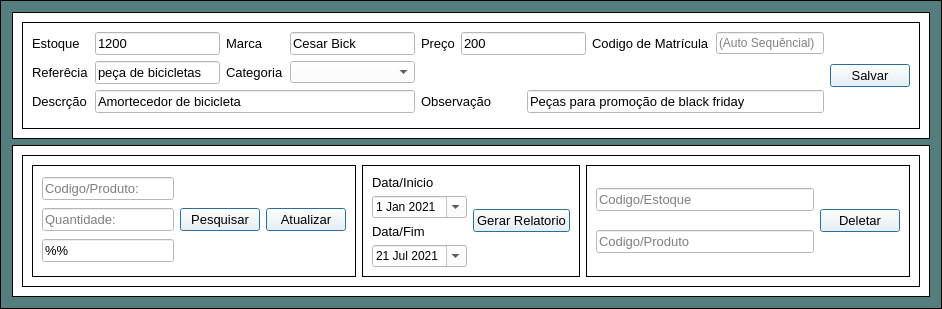
            <widget class="QFrame" name="frame_19">
             <property name="enabled">
              <bool>true</bool>
             </property>
             <property name="styleSheet">
              <string notr="true">background-color: rgb(83, 127, 90);
background-color: rgb(84, 126, 126);</string>
             </property>
             <property name="frameShape">
              <enum>QFrame::Box</enum>
             </property>
             <property name="frameShadow">
              <enum>QFrame::Plain</enum>
             </property>
             <layout class="QGridLayout" name="gridLayout_43">
              <item row="0" column="0">
               <widget class="QFrame" name="frame_10">
                <property name="styleSheet">
                 <string notr="true">background-color: rgb(255, 255, 255);</string>
                </property>
                <property name="frameShape">
                 <enum>QFrame::Box</enum>
                </property>
                <property name="frameShadow">
                 <enum>QFrame::Plain</enum>
                </property>
                <layout class="QGridLayout" name="gridLayout_4">
                 <item row="0" column="0">
                  <widget class="QFrame" name="frame_30">
                   <property name="frameShape">
                    <enum>QFrame::Box</enum>
                   </property>
                   <property name="frameShadow">
                    <enum>QFrame::Plain</enum>
                   </property>
                   <layout class="QGridLayout" name="gridLayout_5">
                    <item row="0" column="7" colspan="2">
                     <widget class="QLabel" name="label_9">
                      <property name="font">
                       <font>
                        <family>Arial</family>
                        <pointsize>10</pointsize>
                       </font>
                      </property>
                      <property name="text">
                       <string>Codigo de Matrícula</string>
                      </property>
                     </widget>
                    </item>
                    <item row="0" column="0">
                     <widget class="QLabel" name="label_79">
                      <property name="font">
                       <font>
                        <family>Arial</family>
                        <pointsize>10</pointsize>
                       </font>
                      </property>
                      <property name="text">
                       <string>Estoque</string>
                      </property>
                     </widget>
                    </item>
                    <item row="0" column="4">
                     <widget class="QLabel" name="label_58">
                      <property name="font">
                       <font>
                        <family>Arial</family>
                        <pointsize>10</pointsize>
                       </font>
                      </property>
                      <property name="text">
                       <string>Preço</string>
                      </property>
                     </widget>
                    </item>
                    <item row="0" column="10" rowspan="4">
                     <widget class="QPushButton" name="realizarVendas_2">
                      <property name="font">
                       <font>
                        <pointsize>10</pointsize>
                        <weight>50</weight>
                        <bold>false</bold>
                       </font>
                      </property>
                      <property name="cursor">
                       <cursorShape>PointingHandCursor</cursorShape>
                      </property>
                      <property name="focusPolicy">
                       <enum>Qt::NoFocus</enum>
                      </property>
                      <property name="toolTip">
                       <string>Cadastrar novo produto</string>
                      </property>
                      <property name="styleSheet">
                       <string notr="true"/>
                      </property>
                      <property name="text">
                       <string>Salvar</string>
                      </property>
                      <property name="icon">
                       <iconset>
                        <normaloff>SistemaDeVendas/Imagens/cadastro.png</normaloff>SistemaDeVendas/Imagens/cadastro.png</iconset>
                      </property>
                      <property name="iconSize">
                       <size>
                        <width>24</width>
                        <height>77</height>
                       </size>
                      </property>
                      <property name="checkable">
                       <bool>false</bool>
                      </property>
                      <property name="autoDefault">
                       <bool>true</bool>
                      </property>
                      <property name="default">
                       <bool>true</bool>
                      </property>
                      <property name="flat">
                       <bool>false</bool>
                      </property>
                     </widget>
                    </item>
                    <item row="0" column="9">
                     <widget class="QLineEdit" name="codMatricula_2">
                      <property name="enabled">
                       <bool>false</bool>
                      </property>
                      <property name="toolTip">
                       <string>Auto Sequêncial</string>
                      </property>
                      <property name="styleSheet">
                       <string notr="true">background-color: rgb(255, 255, 255);</string>
                      </property>
                      <property name="placeholderText">
                       <string>(Auto Sequêncial)</string>
                      </property>
                     </widget>
                    </item>
                    <item row="2" column="0">
                     <widget class="QLabel" name="label_20">
                      <property name="font">
                       <font>
                        <family>Arial</family>
                        <pointsize>10</pointsize>
                       </font>
                      </property>
                      <property name="text">
                       <string>Descrção</string>
                      </property>
                     </widget>
                    </item>
                    <item row="2" column="1" colspan="3">
                     <widget class="QLineEdit" name="descricao">
                      <property name="maximumSize">
                       <size>
                        <width>16777215</width>
                        <height>16777215</height>
                       </size>
                      </property>
                      <property name="font">
                       <font>
                        <family>Arial</family>
                        <pointsize>10</pointsize>
                       </font>
                      </property>
                      <property name="styleSheet">
                       <string notr="true">background-color: rgb(255, 255, 255);</string>
                      </property>
                      <property name="text">
                       <string>Amortecedor de bicicleta</string>
                      </property>
                     </widget>
                    </item>
                    <item row="0" column="3">
                     <widget class="QLineEdit" name="marca">
                      <property name="font">
                       <font>
                        <pointsize>10</pointsize>
                       </font>
                      </property>
                      <property name="styleSheet">
                       <string notr="true">background-color: rgb(255, 255, 255);</string>
                      </property>
                      <property name="text">
                       <string>Cesar Bick</string>
                      </property>
                     </widget>
                    </item>
                    <item row="1" column="1">
                     <widget class="QLineEdit" name="referencia">
                      <property name="font">
                       <font>
                        <pointsize>10</pointsize>
                       </font>
                      </property>
                      <property name="styleSheet">
                       <string notr="true">background-color: rgb(255, 255, 255);</string>
                      </property>
                      <property name="text">
                       <string>peça de bicicletas</string>
                      </property>
                     </widget>
                    </item>
                    <item row="2" column="6" colspan="4">
                     <widget class="QLineEdit" name="observacao">
                      <property name="minimumSize">
                       <size>
                        <width>0</width>
                        <height>0</height>
                       </size>
                      </property>
                      <property name="maximumSize">
                       <size>
                        <width>482</width>
                        <height>29</height>
                       </size>
                      </property>
                      <property name="font">
                       <font>
                        <pointsize>10</pointsize>
                       </font>
                      </property>
                      <property name="styleSheet">
                       <string notr="true">background-color: rgb(255, 255, 255);</string>
                      </property>
                      <property name="text">
                       <string>Peças para promoção de black friday</string>
                      </property>
                     </widget>
                    </item>
                    <item row="0" column="5" colspan="2">
                     <widget class="QLineEdit" name="preco">
                      <property name="font">
                       <font>
                        <pointsize>10</pointsize>
                       </font>
                      </property>
                      <property name="styleSheet">
                       <string notr="true">background-color: rgb(255, 255, 255);</string>
                      </property>
                      <property name="text">
                       <string>200</string>
                      </property>
                     </widget>
                    </item>
                    <item row="2" column="4" colspan="2">
                     <widget class="QLabel" name="label_54">
                      <property name="maximumSize">
                       <size>
                        <width>74</width>
                        <height>24</height>
                       </size>
                      </property>
                      <property name="font">
                       <font>
                        <family>Arial</family>
                        <pointsize>10</pointsize>
                        <weight>50</weight>
                        <bold>false</bold>
                       </font>
                      </property>
                      <property name="text">
                       <string>Observação</string>
                      </property>
                     </widget>
                    </item>
                    <item row="1" column="3">
                     <widget class="QComboBox" name="categotiaproduto">
                      <property name="maximumSize">
                       <size>
                        <width>181</width>
                        <height>16777215</height>
                       </size>
                      </property>
                      <property name="cursor">
                       <cursorShape>PointingHandCursor</cursorShape>
                      </property>
                      <property name="styleSheet">
                       <string notr="true">background-color: rgb(255, 255, 255);
color: rgb(0, 0, 0);</string>
                      </property>
                     </widget>
                    </item>
                    <item row="1" column="2">
                     <widget class="QLabel" name="label_60">
                      <property name="maximumSize">
                       <size>
                        <width>64</width>
                        <height>16777215</height>
                       </size>
                      </property>
                      <property name="font">
                       <font>
                        <family>Arial</family>
                        <pointsize>10</pointsize>
                       </font>
                      </property>
                      <property name="text">
                       <string>Categoria</string>
                      </property>
                     </widget>
                    </item>
                    <item row="1" column="0">
                     <widget class="QLabel" name="label_49">
                      <property name="font">
                       <font>
                        <family>Arial</family>
                        <pointsize>10</pointsize>
                       </font>
                      </property>
                      <property name="text">
                       <string>Referêcia</string>
                      </property>
                     </widget>
                    </item>
                    <item row="0" column="1">
                     <widget class="QLineEdit" name="estoque">
                      <property name="font">
                       <font>
                        <pointsize>10</pointsize>
                       </font>
                      </property>
                      <property name="styleSheet">
                       <string notr="true">background-color: rgb(255, 255, 255);</string>
                      </property>
                      <property name="text">
                       <string>1200</string>
                      </property>
                     </widget>
                    </item>
                    <item row="0" column="2">
                     <widget class="QLabel" name="label_57">
                      <property name="font">
                       <font>
                        <family>Arial</family>
                        <pointsize>10</pointsize>
                       </font>
                      </property>
                      <property name="text">
                       <string>Marca</string>
                      </property>
                     </widget>
                    </item>
                   </layout>
                  </widget>
                 </item>
                </layout>
               </widget>
              </item>
              <item row="1" column="0">
               <widget class="QFrame" name="frame_9">
                <property name="styleSheet">
                 <string notr="true">background-color: rgb(255, 255, 255);</string>
                </property>
                <property name="frameShape">
                 <enum>QFrame::Box</enum>
                </property>
                <property name="frameShadow">
                 <enum>QFrame::Plain</enum>
                </property>
                <layout class="QGridLayout" name="gridLayout_38">
                 <item row="0" column="0">
                  <widget class="QFrame" name="frame_31">
                   <property name="frameShape">
                    <enum>QFrame::Box</enum>
                   </property>
                   <property name="frameShadow">
                    <enum>QFrame::Plain</enum>
                   </property>
                   <layout class="QGridLayout" name="gridLayout_37">
                    <item row="0" column="0">
                     <widget class="QFrame" name="frame_34">
                      <property name="frameShape">
                       <enum>QFrame::Box</enum>
                      </property>
                      <property name="frameShadow">
                       <enum>QFrame::Plain</enum>
                      </property>
                      <layout class="QGridLayout" name="gridLayout_34">
                       <item row="0" column="1" rowspan="3">
                        <widget class="QPushButton" name="pushButton_7">
                         <property name="font">
                          <font>
                           <pointsize>10</pointsize>
                           <weight>50</weight>
                           <bold>false</bold>
                          </font>
                         </property>
                         <property name="cursor">
                          <cursorShape>PointingHandCursor</cursorShape>
                         </property>
                         <property name="focusPolicy">
                          <enum>Qt::NoFocus</enum>
                         </property>
                         <property name="toolTip">
                          <string>Pesquisar produto</string>
                         </property>
                         <property name="styleSheet">
                          <string notr="true"/>
                         </property>
                         <property name="text">
                          <string>Pesquisar</string>
                         </property>
                         <property name="icon">
                          <iconset>
                           <normaloff>SistemaDeVendas/Imagens/lupa.ico</normaloff>SistemaDeVendas/Imagens/lupa.ico</iconset>
                         </property>
                         <property name="iconSize">
                          <size>
                           <width>34</width>
                           <height>39</height>
                          </size>
                         </property>
                         <property name="autoDefault">
                          <bool>true</bool>
                         </property>
                         <property name="default">
                          <bool>true</bool>
                         </property>
                         <property name="flat">
                          <bool>false</bool>
                         </property>
                        </widget>
                       </item>
                       <item row="1" column="0">
                        <widget class="QLineEdit" name="qtproduto">
                         <property name="font">
                          <font>
                           <pointsize>10</pointsize>
                          </font>
                         </property>
                         <property name="styleSheet">
                          <string notr="true">background-color: rgb(255, 255, 255);
color: rgb(0, 0, 0);</string>
                         </property>
                         <property name="placeholderText">
                          <string>Quantidade:</string>
                         </property>
                        </widget>
                       </item>
                       <item row="0" column="0">
                        <widget class="QLineEdit" name="codproduto">
                         <property name="font">
                          <font>
                           <pointsize>10</pointsize>
                          </font>
                         </property>
                         <property name="styleSheet">
                          <string notr="true">background-color: rgb(255, 255, 255);
color: rgb(0, 0, 0);</string>
                         </property>
                         <property name="placeholderText">
                          <string>Codigo/Produto:</string>
                         </property>
                        </widget>
                       </item>
                       <item row="2" column="0">
                        <widget class="QLineEdit" name="lineEdit_12">
                         <property name="font">
                          <font>
                           <pointsize>10</pointsize>
                          </font>
                         </property>
                         <property name="toolTip">
                          <string>% para iniciais e %% para qualquer posição</string>
                         </property>
                         <property name="styleSheet">
                          <string notr="true">color: rgb(0, 0, 0);</string>
                         </property>
                         <property name="text">
                          <string>%%</string>
                         </property>
                         <property name="placeholderText">
                          <string>Pesquisar </string>
                         </property>
                        </widget>
                       </item>
                       <item row="0" column="2" rowspan="3">
                        <widget class="QPushButton" name="pushButton_11">
                         <property name="font">
                          <font>
                           <pointsize>10</pointsize>
                           <weight>50</weight>
                           <bold>false</bold>
                          </font>
                         </property>
                         <property name="cursor">
                          <cursorShape>PointingHandCursor</cursorShape>
                         </property>
                         <property name="focusPolicy">
                          <enum>Qt::NoFocus</enum>
                         </property>
                         <property name="toolTip">
                          <string>Atualizar estoque dos produtos</string>
                         </property>
                         <property name="styleSheet">
                          <string notr="true"/>
                         </property>
                         <property name="text">
                          <string>Atualizar</string>
                         </property>
                         <property name="icon">
                          <iconset>
                           <normaloff>SistemaDeVendas/Imagens/Atualizar.png</normaloff>SistemaDeVendas/Imagens/Atualizar.png</iconset>
                         </property>
                         <property name="iconSize">
                          <size>
                           <width>32</width>
                           <height>42</height>
                          </size>
                         </property>
                         <property name="autoDefault">
                          <bool>true</bool>
                         </property>
                         <property name="default">
                          <bool>true</bool>
                         </property>
                         <property name="flat">
                          <bool>false</bool>
                         </property>
                        </widget>
                       </item>
                      </layout>
                     </widget>
                    </item>
                    <item row="0" column="2">
                     <widget class="QFrame" name="frame_32">
                      <property name="frameShape">
                       <enum>QFrame::Box</enum>
                      </property>
                      <property name="frameShadow">
                       <enum>QFrame::Plain</enum>
                      </property>
                      <layout class="QGridLayout" name="gridLayout_36">
                       <item row="0" column="0">
                        <widget class="QLineEdit" name="codEstoque">
                         <property name="enabled">
                          <bool>true</bool>
                         </property>
                         <property name="font">
                          <font>
                           <pointsize>10</pointsize>
                          </font>
                         </property>
                         <property name="styleSheet">
                          <string notr="true">background-color: rgb(255, 255, 255);
color: rgb(0, 0, 0);</string>
                         </property>
                         <property name="placeholderText">
                          <string>Codigo/Estoque</string>
                         </property>
                        </widget>
                       </item>
                       <item row="0" column="1" rowspan="2">
                        <widget class="QPushButton" name="deletarProduto">
                         <property name="font">
                          <font>
                           <pointsize>10</pointsize>
                           <weight>50</weight>
                           <bold>false</bold>
                          </font>
                         </property>
                         <property name="cursor">
                          <cursorShape>PointingHandCursor</cursorShape>
                         </property>
                         <property name="focusPolicy">
                          <enum>Qt::NoFocus</enum>
                         </property>
                         <property name="toolTip">
                          <string>Deletar produto e estoque</string>
                         </property>
                         <property name="styleSheet">
                          <string notr="true"/>
                         </property>
                         <property name="text">
                          <string>Deletar</string>
                         </property>
                         <property name="icon">
                          <iconset>
                           <normaloff>SistemaDeVendas/Imagens/excluir-arquivo.png</normaloff>SistemaDeVendas/Imagens/excluir-arquivo.png</iconset>
                         </property>
                         <property name="iconSize">
                          <size>
                           <width>37</width>
                           <height>60</height>
                          </size>
                         </property>
                         <property name="autoRepeatDelay">
                          <number>300</number>
                         </property>
                         <property name="autoDefault">
                          <bool>true</bool>
                         </property>
                         <property name="default">
                          <bool>true</bool>
                         </property>
                         <property name="flat">
                          <bool>false</bool>
                         </property>
                        </widget>
                       </item>
                       <item row="1" column="0">
                        <widget class="QLineEdit" name="codProduto_2">
                         <property name="enabled">
                          <bool>true</bool>
                         </property>
                         <property name="font">
                          <font>
                           <pointsize>10</pointsize>
                          </font>
                         </property>
                         <property name="styleSheet">
                          <string notr="true">background-color: rgb(255, 255, 255);
color: rgb(0, 0, 0);</string>
                         </property>
                         <property name="placeholderText">
                          <string>Codigo/Produto</string>
                         </property>
                        </widget>
                       </item>
                      </layout>
                     </widget>
                    </item>
                    <item row="0" column="1">
                     <widget class="QFrame" name="frame_33">
                      <property name="frameShape">
                       <enum>QFrame::Box</enum>
                      </property>
                      <property name="frameShadow">
                       <enum>QFrame::Plain</enum>
                      </property>
                      <layout class="QGridLayout" name="gridLayout_35">
                       <item row="0" column="1" rowspan="4">
                        <widget class="QPushButton" name="geraexcel_2">
                         <property name="font">
                          <font>
                           <pointsize>10</pointsize>
                           <weight>50</weight>
                           <bold>false</bold>
                          </font>
                         </property>
                         <property name="cursor">
                          <cursorShape>PointingHandCursor</cursorShape>
                         </property>
                         <property name="focusPolicy">
                          <enum>Qt::NoFocus</enum>
                         </property>
                         <property name="toolTip">
                          <string>Gerar relatorio dos produtos</string>
                         </property>
                         <property name="styleSheet">
                          <string notr="true"/>
                         </property>
                         <property name="text">
                          <string>Gerar Relatorio</string>
                         </property>
                         <property name="icon">
                          <iconset>
                           <normaloff>SistemaDeVendas/Imagens/excel.png</normaloff>SistemaDeVendas/Imagens/excel.png</iconset>
                         </property>
                         <property name="iconSize">
                          <size>
                           <width>32</width>
                           <height>42</height>
                          </size>
                         </property>
                         <property name="shortcut">
                          <string/>
                         </property>
                         <property name="checkable">
                          <bool>false</bool>
                         </property>
                         <property name="checked">
                          <bool>false</bool>
                         </property>
                         <property name="autoDefault">
                          <bool>true</bool>
                         </property>
                         <property name="default">
                          <bool>true</bool>
                         </property>
                         <property name="flat">
                          <bool>false</bool>
                         </property>
                        </widget>
                       </item>
                       <item row="0" column="0">
                        <widget class="QLabel" name="label_138">
                         <property name="font">
                          <font>
                           <family>Arial</family>
                           <pointsize>10</pointsize>
                          </font>
                         </property>
                         <property name="styleSheet">
                          <string notr="true"/>
                         </property>
                         <property name="text">
                          <string>Data/Inicio</string>
                         </property>
                        </widget>
                       </item>
                       <item row="2" column="0">
                        <widget class="QLabel" name="label_137">
                         <property name="font">
                          <font>
                           <family>Arial</family>
                           <pointsize>10</pointsize>
                          </font>
                         </property>
                         <property name="styleSheet">
                          <string notr="true"/>
                         </property>
                         <property name="text">
                          <string>Data/Fim</string>
                         </property>
                        </widget>
                       </item>
                       <item row="1" column="0">
                        <widget class="QDateEdit" name="dateEdit_8">
                         <property name="enabled">
                          <bool>true</bool>
                         </property>
                         <property name="sizePolicy">
                          <sizepolicy hsizetype="Fixed" vsizetype="Fixed">
                           <horstretch>0</horstretch>
                           <verstretch>0</verstretch>
                          </sizepolicy>
                         </property>
                         <property name="font">
                          <font>
                           <family>MS Shell Dlg 2</family>
                          </font>
                         </property>
                         <property name="cursor">
                          <cursorShape>PointingHandCursor</cursorShape>
                         </property>
                         <property name="styleSheet">
                          <string notr="true">color: rgb(0, 0, 0);
background-color: rgb(255, 255, 255);</string>
                         </property>
                         <property name="accelerated">
                          <bool>false</bool>
                         </property>
                         <property name="correctionMode">
                          <enum>QAbstractSpinBox::CorrectToPreviousValue</enum>
                         </property>
                         <property name="showGroupSeparator" stdset="0">
                          <bool>false</bool>
                         </property>
                         <property name="currentSection">
                          <enum>QDateTimeEdit::DaySection</enum>
                         </property>
                         <property name="calendarPopup">
                          <bool>true</bool>
                         </property>
                         <property name="timeSpec">
                          <enum>Qt::TimeZone</enum>
                         </property>
                         <property name="date">
                          <date>
                           <year>2021</year>
                           <month>1</month>
                           <day>1</day>
                          </date>
                         </property>
                        </widget>
                       </item>
                       <item row="3" column="0">
                        <widget class="QDateEdit" name="dateEdit_9">
                         <property name="cursor">
                          <cursorShape>PointingHandCursor</cursorShape>
                         </property>
                         <property name="styleSheet">
                          <string notr="true">color: rgb(0, 0, 0);
background-color: rgb(255, 255, 255);background-color: rgb(255, 255, 255);</string>
                         </property>
                         <property name="calendarPopup">
                          <bool>true</bool>
                         </property>
                         <property name="date">
                          <date>
                           <year>2021</year>
                           <month>7</month>
                           <day>21</day>
                          </date>
                         </property>
                        </widget>
                       </item>
                      </layout>
                     </widget>
                    </item>
                   </layout>
                  </widget>
                 </item>
                </layout>
               </widget>
              </item>
             </layout>
            </widget>
